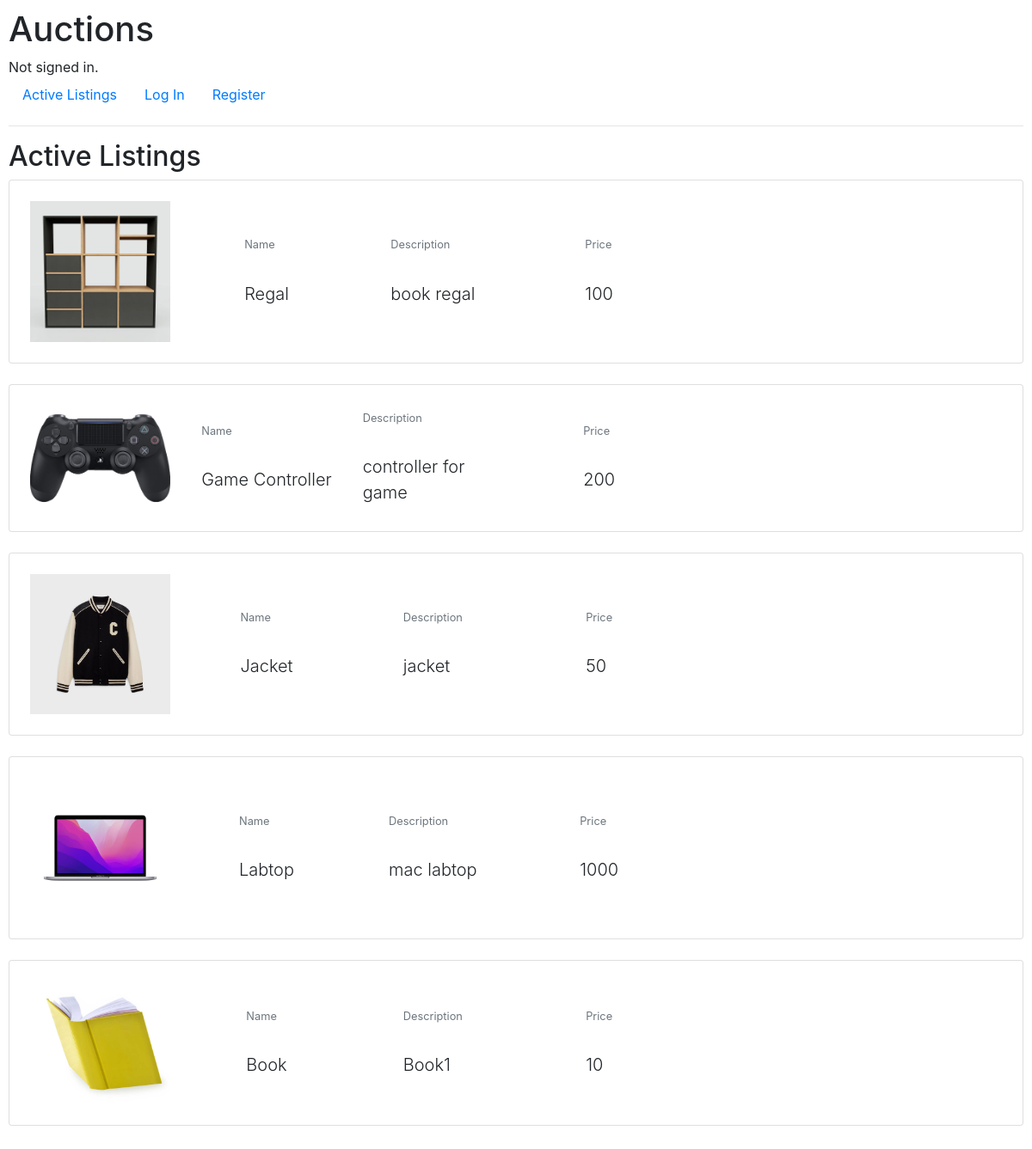
The page / on the database its author committed.
### auctions/models.py (models this page shows)
class Listing(models.Model):
    title = models.CharField(max_length=64)
    description = models.CharField(max_length=256)
    price = models.IntegerField()
    image = models.ImageField(upload_to='img')
    status = models.BooleanField()
    category = models.ForeignKey(Category, on_delete=models.CASCADE, related_name="category")
    user = models.ForeignKey(User, on_delete=models.CASCADE, related_name="user")

### auctions/views.py (the view)
# urls.py: path("", views.index, name="index"),
def index(request):
    return render(request, "auctions/index.html", {
        "listing": Listing.objects.all()
    })

### auctions/templates/auctions/index.html (shortened to what this page needs)
{% extends "auctions/layout.html" %}
{% block body %}
    <h2>Active Listings</h2>
        {% for list in listing %}
            {% if list.status %}
                            <div class="card mb-4">
                                <div class="card-body p-4">
                                    <div class="row align-items-center">
                                        <div class="col-md-2">
                                            <a href="{% url 'listing' list.id %}">
                                                <img src={{list.image.url}} class="img-fluid" alt="Generic placeholder image">
                                            </a>
                                        </div>
                                            <div class="col-md-2 d-flex justify-content-center">
                                                <div>
                                                    <p class="small text-muted mb-4 pb-2">Name</p>
                                                    <p class="lead fw-normal mb-0">{{list.title}}</p>
                                                </div>
                                            </div>
                                                <div class="col-md-2 d-flex justify-content-center">
                                                    <div>
                                                        <p class="small text-muted mb-4 pb-2">Description</p>
                                                        <p class="lead fw-normal mb-0">{{list.description}}</p>
                                                    </div>
                                                </div>
                                                    <div class="col-md-2 d-flex justify-content-center">
                                                         <div>
                                                            <p class="small text-muted mb-4 pb-2">Price</p>
                                                            <p class="lead fw-normal mb-0">{{list.price}}</p>
                                                        </div>
                                                    </div>
                                                </div>
                                            </div>
                                        </div>
            {% endif %}
        {% endfor %}
{% endblock %}

### auctions/templates/auctions/layout.html (shortened to what this page needs)
{% load static %}
<!DOCTYPE html>
<html lang="en">
    <head>
        <link rel="stylesheet" href="https://stackpath.bootstrapcdn.com/bootstrap/4.4.1/css/bootstrap.min.css">
        <link href="{% static 'auctions/styles.css' %}" rel="stylesheet">
    </head>
    <body>
        <h1>Auctions</h1>
        <div>
            {% if user.is_authenticated %}
                Signed in as <strong>{{ user.username }}</strong>.
            {% else %}
                Not signed in.
            {% endif %}
        </div>
        <ul class="nav">
            <li class="nav-item">
                <a class="nav-link" href="{% url 'index' %}">Active Listings</a>
            </li>
            {% if user.is_authenticated %}
                <li class="nav-item">
                    <a class="nav-link" href="{% url 'category' %}">Categories</a>
                </li>
                <li class="nav-item">
                    <a class="nav-link" href="{% url 'watchlist' %}">Watchlist</a>
                </li>
                <li class="nav-item">
                    <a class="nav-link" href="{% url 'createlist' %}">Creatlist</a>
                </li>
                <li class="nav-item">
                    <a class="nav-link" href="{% url 'logout' %}">Log Out</a>
                </li>
            {% else %}
                <li class="nav-item">
                    <a class="nav-link" href="{% url 'login' %}">Log In</a>
                </li>
                <li class="nav-item">
                    <a class="nav-link" href="{% url 'register' %}">Register</a>
                </li>
            {% endif %}
        </ul>
        <hr>
        {% block body %}
        {% endblock %}
    </body>
</html>

### auctions/static/auctions/styles.css (style rules this page uses)
body { padding: 10px; }

### rows shown on the page
Listing: image (picture), title "Regal", description "book regal", price "100"
Listing: image (picture), title "Game Controller", description "controller for game", price "200"
Listing: image (picture), title "Jacket", description "jacket", price "50"
Listing: image (picture), title "Labtop", description "mac labtop", price "1000"
Listing: image (picture), title "Book", description "Book1", price "10"
